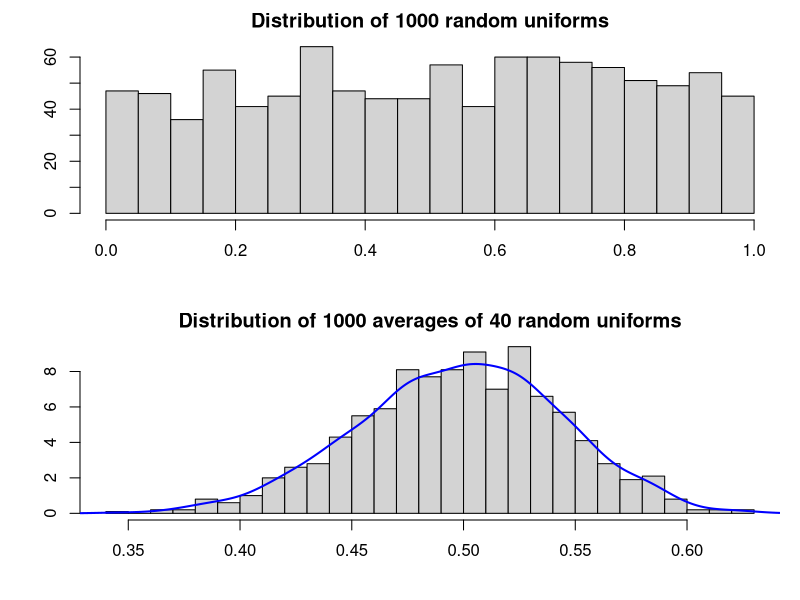
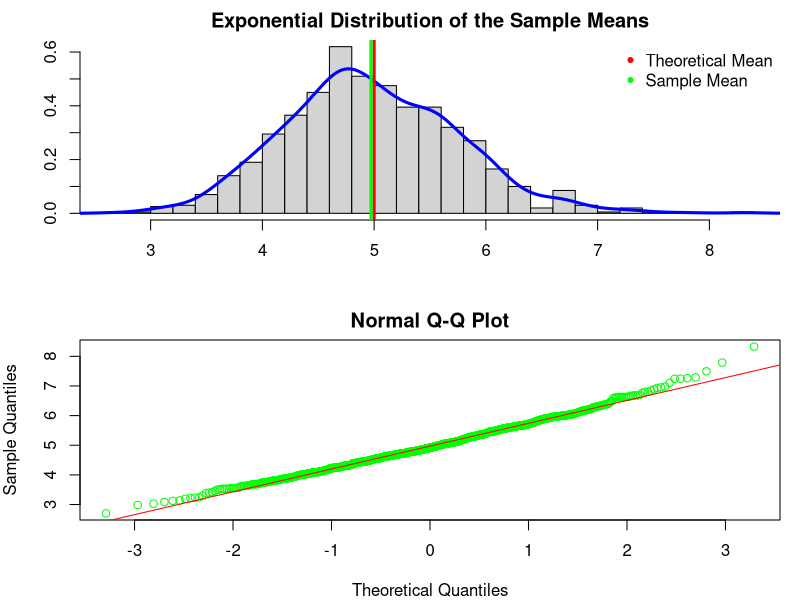

Here is the R script that generated these plots, in order:
## ---- chunk 1
set.seed(12345)
par(mfrow=c(2,1), mar=c(4,4,2,1))

hist(runif(1000), breaks=30, col = "light grey",
     main = "Distribution of 1000 random uniforms", xlab = "", ylab = "")

mns = NULL
for (i in 1:1000) mns = c(mns, mean(runif(40)))

hist(mns, breaks=30, freq=FALSE, col = "light grey",
     main = "Distribution of 1000 averages of 40 random uniforms", xlab = "", ylab = "")
lines(density(mns), col="blue", lwd=2)
## ---- chunk 2
set.seed(12345)
lambda <- 0.2 
nosim <- 1:1000 # Number of simulations
n <- 40 

simulation = NULL
for (i in nosim) simulation = c(simulation, mean(rexp(n,lambda)))

sample_mean <- mean(simulation)
theory_mean <- 1/lambda
sample_sd <- sd(simulation)
theory_sd <- 1/lambda/sqrt(n)
sample_var <- sample_sd^2
theory_var <- theory_sd^2
## ---- chunk 3
hist(simulation, breaks=30, freq=FALSE, col = "light grey",
     main = "Exponential Distribution of the Sample Means", xlab = "", ylab = "")
lines(density(simulation), col="blue", lwd=3)
abline(v=theory_mean, col="red", lwd=3)
abline(v=sample_mean, col="green", lwd=3)
legend("topright", pch = 20, col = c("red","green"), 
       legend = c("Theoretical Mean", "Sample Mean"), bty = "n")
## ---- chunk 4
qqnorm(simulation, col = "green")
qqline(simulation, col = "red")
## ---- chunk 5
set.seed(12345)
lambda <- 0.2 
nosim <- 1:1000 # Number of simulations
n <- 40 

simulation = NULL
for (i in nosim) simulation = c(simulation, mean(rexp(n,lambda)))

sample_mean <- mean(simulation)
theory_mean <- 1/lambda
sample_sd <- sd(simulation)
theory_sd <- 1/lambda/sqrt(n)
sample_var <- sample_sd^2
theory_var <- theory_sd^2
## ---- chunk 6
round(sample_mean,3)
round(theory_mean,3)
round(sample_sd,3)
round(theory_sd,3)
round(sample_var,3)
round(theory_var,3)
